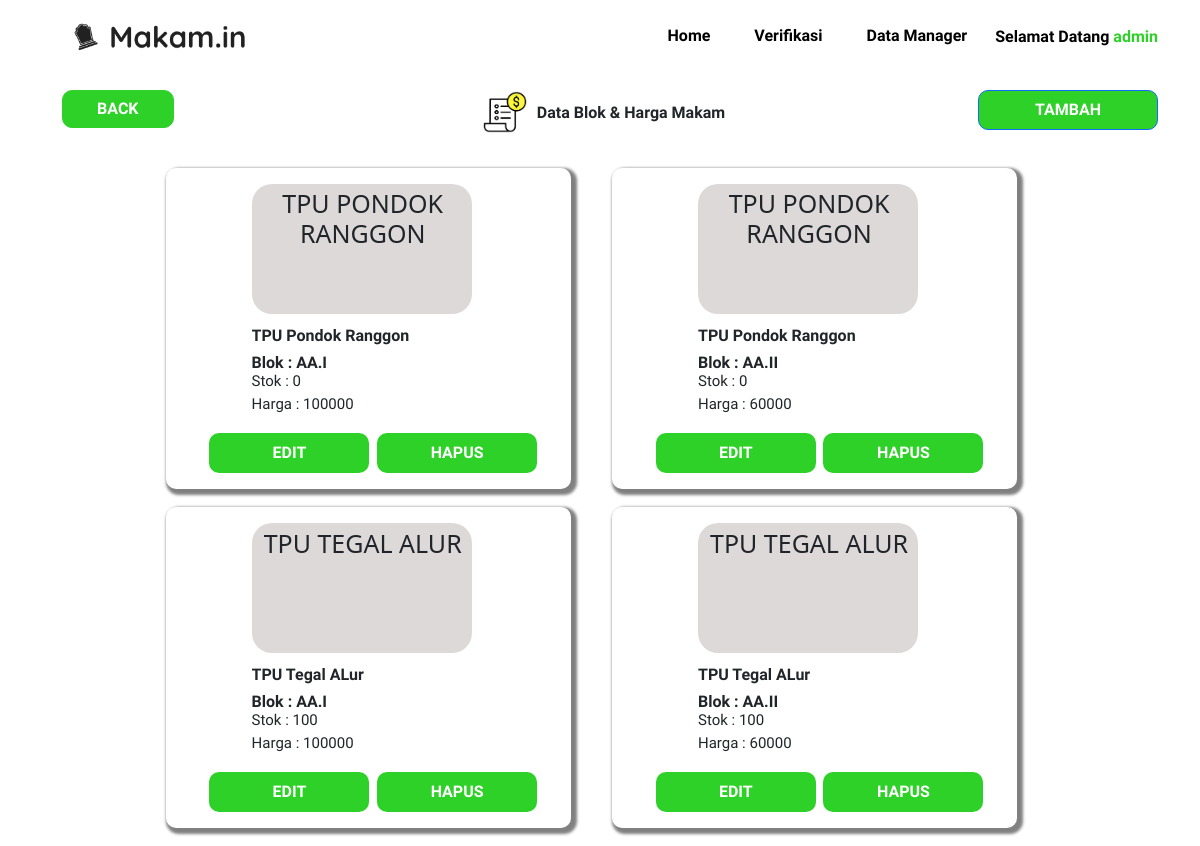
The page /makamin/admin/e-data/blok/index.php (signed in) on the database as committed earlier.
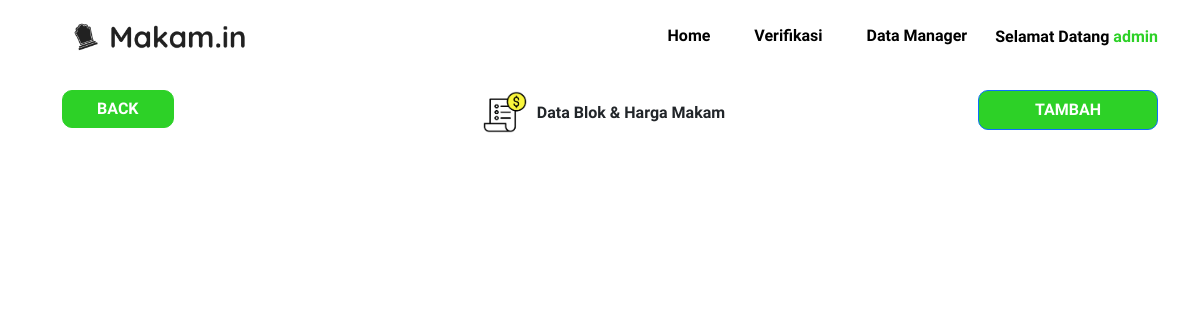
The same page on the database as committed later.
### tables this page shows
CREATE TABLE `makam` (
  `id_makam` varchar(11) NOT NULL,
  `nama` varchar(100) NOT NULL,
  `alamat` varchar(200) NOT NULL,
  `kota` varchar(50) NOT NULL,
  `kecamatan` varchar(50) NOT NULL,
  `kode_pos` varchar(5) NOT NULL,
  `gbr_nama` varchar(255) NOT NULL,
  `bulan_count` int(2) NOT NULL,
  `tahun_count` int(4) NOT NULL
);

CREATE TABLE `makam_stok` (
  `id_stok` int(11) NOT NULL,
  `id_makam` varchar(11) NOT NULL,
  `blok` varchar(20) NOT NULL,
  `harga` int(50) NOT NULL,
  `stok` int(6) NOT NULL,
  `bulan_count` int(2) NOT NULL,
  `tahun_count` int(4) NOT NULL
);

### makamin/admin/e-data/blok/index.php (the view, shortened to what this page needs)
<?php
include_once("../../../assets/connection.php");
$makam_stok = mysqli_query($mysqli, "SELECT * FROM makam_stok");
?>
<!doctype html>
<html lang="en">
  <head>
    <link href="../../../bs5/dist/css/bootstrap.min.css" rel="stylesheet">
    <link rel="stylesheet" href="../../../css/navbar.css">
    <link rel="stylesheet" href="../../../css/body.css">
    <link rel="stylesheet" href="../../../css/responsive.css">
    <link rel="stylesheet" href="../../../css/sewa.css">
    <link rel="stylesheet" href="../../../css/pesan.css">
    <link rel="stylesheet" href="../../../css/userverifikasi.css">
    <link rel="stylesheet" href="../../../css/masuk_admin.css">
    <link rel="stylesheet" href="../../../css/styleadmin.css">
    <link rel="stylesheet" href="../../../css/identitasktp.css">
  </head>
  <body>
    <nav class="navbar navbar-expand-lg navbar-light mt-35" id="navbar">
        <div class="container">
            <a class="navbar-brand" href="#">
                <img src="../../../assets/logo.png" height="30px">
            </a>
            <div class="collapse navbar-collapse justify-content-end" id="navbarNav">
                <ul class="nav nav-pills">
                    <li class="nav-item">
                        <a class="nav-link activepage link-navbar tebel-sedang " href="../../">Home &nbsp;&nbsp;</a>
                    </li>
                    <li class="nav-item">
                        <a class="nav-link  activepage link-navbar tebel-sedang" href="../../verifikasi/">Verifikasi &nbsp;&nbsp;</a>
                    </li>
                    <li class="nav-item">
                        <a class="nav-link  activepage link-navbar tebel-sedang" href="#">Data Manager &nbsp;&nbsp;</a>
                    </li>
                    <div class="dropdown">
                        <button class="dropbtn" style="position: static;transform: none;padding: 0;color: black;width: 100%;height: auto;text-transform: none;margin-top: 15px;left: 0;">Selamat Datang <span method="post" name="user" class="users"><?=$_SESSION['nama']?></span>
                        </button>
                    </div>
                </ul>
            </div>
        </div>
    </nav>
    <div class="container">
      <br><br><br><br>
      <center>
        <table>
          <tr>
            <td><img src="../../../assets/berkas.png" style="width: 60px;"></td>
            <td><h1 style="margin: 0;font-family: 'Quicksand', sans-serif;font-weight: bold;font-size: 16px;">Data Blok & Harga Makam</h1></td>
          </tr>
        </table>
        <a href="form/"><button class="btn btn-primary" style="margin-top:-4%;position: static;float: right;transform: none;width: 180px;">Tambah</button></a>
        <a href="../"><button class="btn btn-primary" id="btnback2" style="margin-top:-4%;position: static;float: left;transform: none;">Back</button></a>
      </center>
        <div class="row" style="margin-top: 3%;width: 80%;">
            <?php
              while ($view = mysqli_fetch_array($makam_stok)) {
            ?>
            <div class="col-md-6" style="padding-bottom: 2%;padding-right: 337px; ">
            <div class="profile-card" id="cardverif" style="height: auto;width: 405px;margin: auto;padding: initial;">
                <div class="profile-content">
                  <table border="0" width="100%">
                    <tr>
                      <td colspan="2">
                        <div class="kotak" style="overflow: hidden;text-overflow: ellipsis;">
                          <?php
                          $id_makam = $view['id_makam'];
                          $makam = mysqli_query($mysqli, "SELECT * FROM makam WHERE id_makam='$id_makam'");
                          while ($m = mysqli_fetch_array($makam)) {
                          ?>
                          <h6 class="userverifs" style="font-size: 25px; margin-left: 3%; margin-top: 2%;text-transform: uppercase;width: 95%;text-align: center;"><?=$m['nama']?></h6>
                        </div>
                      </td>
                    </tr>
                    <tr>
                      <td colspan="2">
                        <div class="card-title">
                          <h6 class="dadang max-card"><?=$m['nama']?></h6>
                          <?php
                          }
                          ?>
                          <h6 class="makams max-card">Blok : <?=$view['blok']?></h6>
                          <p class="datauser max-card">Stok : <?=$view['stok']?><br>Harga : <?=$view['harga']?></p>
                        </div>
                      </td>
                    </tr>
                    <tr>
                      <td><center><a href="form/?id=<?=$view['id_stok']?>" style="color: white;text-decoration: none;"><button onclick="togglePopup()" style="position: static;margin-left: 15%;top: 0;left: 0;transform: none;"><h6 class="verifusr">Edit</h6></button></a></center></td>
                      <td><a href="../../../assets/delete-blok/?id=<?=$view['id_stok']?>" style="color: white;text-decoration: none;float: left;"><button onclick="togglePopup()" style="position: static;margin-left: 5%;top: 0;left: 0;transform: none;"><h6 class="verifusr">Hapus</h6></button></a></td>
                    </tr>
                  </table>
                </div>
            </div>
            </div>
          <?php
            }
          ?>
        </div>
      </div>
  </body>
</html>

### makamin/css/navbar.css (style rules this page uses)
.activepage::after { content: ""; display: block; width: 0; height: 2px; background: rgb(47, 236, 41); transition: width .3s; }
.navbar { width: 100%; font-family: 'Quicksand', sans-serif; }
.link-navbar { color: black; transition: 0.3s; }

### makamin/css/body.css (style rules this page uses)
.tebel-sedang { font-weight: bold; float: right; text-align: right; }
.max-card { text-overflow: ellipsis; overflow: hidden; white-space: nowrap; max-width: 202px; }

### makamin/css/sewa.css (style rules this page uses)
.users { color:rgb(45, 209, 39); }

### makamin/css/pesan.css (style rules this page uses)
.btn { width: 220px; background-color: rgb(45, 209, 39); border-radius: 10px; color: white; font-weight: bold; font-family:'Quicksand', sans-serif; text-align: center; margin-left: 20px; }
.mt-35 { margin-bottom: -80px; }
.row { width:100%; margin: auto; display: flex; flex-direction: row; flex-wrap: wrap; justify-items: center; justify-content: center; }
.profile-card { background-color: white; width: 300px; height: 310px; margin: 80px 42px -60px 10px; box-shadow: 3px 3px 3px 3px grey; border-radius: 10px; }
.profile-content { padding: 15px; }
.card-title { font-size: 13px; font-family: 'Quicksand', sans-serif; margin-top: 10px; }

### makamin/css/userverifikasi.css (style rules this page uses)
button { position:absolute; top:445px; left:32%; transform:translate(-50%,-50%); padding:15px; font-size:16px; border:2px solid #222; color:white; text-transform:uppercase; font-weight:600; background:rgb(45, 209, 39); border-radius: 10px;; width: 160px; height: 40px; border-color:rgb(45, 209, 39); }
#cardverif { width: 420px; height: 540px; margin-top: 20px; }
.kotak { width: 220px; background: rgb(221, 217, 217); height: 130px; border-radius: 20px; margin-left: 70px; }
.userverifs { width: 100px; margin-left: 65px; margin-top: 10px; }
.dadang { font-weight: bold; font-family: 'Quicksand', sans-serif; margin-left: 70px; }
.makams { font-weight: bold; font-family: 'Quicksand', sans-serif; margin-left: 70px; }
.datauser { font-family: 'Quicksand', sans-serif; margin-left: 70px; font-size: 15px; margin-top: -10px; }
.verifusr { font-weight: bold; font-family: 'Quicksand', sans-serif; margin-top: -7px; }

### makamin/css/masuk_admin.css (style rules this page uses)
.tebel-sedang { font-weight: bold; float: right; text-align: right; }
.navbar a { float: left; font-size: 16px; text-align: center; padding: 14px 16px; text-decoration: none; border: none; }
.dropbtn { border: none; background-color: white; font-family: 'Quicksand', sans-serif; font-weight: bold; margin-top: 12px; }

### makamin/css/styleadmin.css (style rules this page uses)
#btnback2 { width: 10%; height: 5%; background-color: rgb(45, 209, 39); border-color: rgb(45, 209, 39); color: white; font-weight: bold; font-family: 'Quicksand', sans-serif; box-shadow: none; border-radius: 10px; position: absolute; top: 5%; left: 7%; }

Rows that differ between the two databases and show on the page:
removed makam_stok: blok "AA.I", stok "0", harga "100000"
removed makam: nama "TPU PONDOK RANGGON", nama "TPU Pondok Ranggon"
removed makam_stok: blok "AA.II", stok "0", harga "60000"
removed makam_stok: blok "AA.I", stok "100", harga "100000"
removed makam: nama "TPU TEGAL ALUR", nama "TPU Tegal ALur"
removed makam_stok: blok "AA.II", stok "100", harga "60000"
